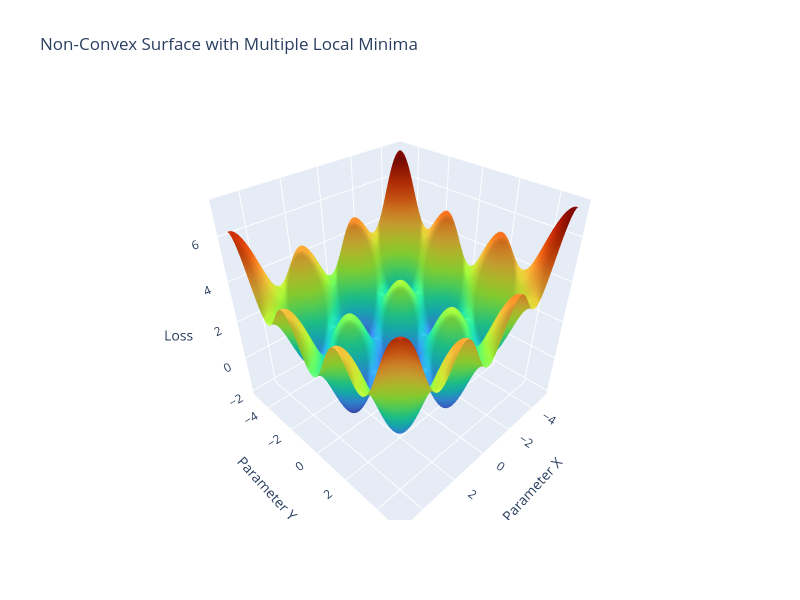

Write notebook code for a chart like this one.
### Code cell
# Define grid
x = np.linspace(-5, 5, 100)
y = np.linspace(-5, 5, 100)
X, Y = np.meshgrid(x, y)

# Non-convex Function with Local Minima
# Combination of quadratic bowl and trigonometric waves
Z = 0.1 * ((X-.5)**2 + Y**2) - np.cos(2*X) - np.cos(2*Y)

# Create Plot
fig = go.Figure(data=[go.Surface(z=Z, x=X, y=Y, colorscale='Turbo', showscale=False)])

fig.update_layout(
    title='Non-Convex Surface with Multiple Local Minima',
    scene=dict(
        xaxis_title='Parameter X',
        yaxis_title='Parameter Y',
        zaxis_title='Loss',
        aspectmode='cube'
    ),
    width=800,
    height=600
)

fig.show()

### Figure 1 — Plotly figure (JSON) as saved in the notebook; plotly's stock layout.template omitted (floating-point values rounded to 4 significant figures; data arrays with more than 128 entries replaced by an {"elided": "..."} marker saying what was removed)
{"data": [{"colorscale": [[0, "#30123b"], [0.07143, "#4145ab"], [0.1429, "#4675ed"], [0.2143, "#39a2fc"], [0.2857, "#1bcfd4"], [0.3571, "#24eca6"], [0.4286, "#61fc6c"], [0.5, "#a4fc3b"], [0.5714, "#d1e834"], [0.6429, "#f3c63a"], [0.7143, "#fe9b2d"], [0.7857, "#f36315"], [0.8571, "#d93806"], [0.9286, "#b11901"], [1, "#7a0402"]], "showscale": false, "type": "surface", "x": {"elided": "100x100 float values"}, "y": {"elided": "100x100 float values"}, "z": {"elided": "100x100 float values"}}], "layout": {"height": 600, "scene": {"aspectmode": "cube", "xaxis": {"title": {"text": "Parameter X"}}, "yaxis": {"title": {"text": "Parameter Y"}}, "zaxis": {"title": {"text": "Loss"}}}, "title": {"text": "Non-Convex Surface with Multiple Local Minima"}, "width": 800}}
